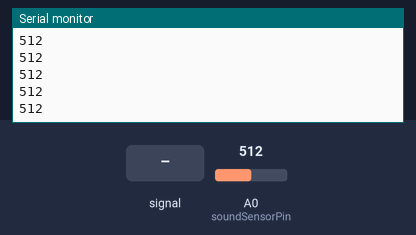
This sketch was run on a simulated Arduino Uno, built with avr-gcc and run on an emulated ATmega328P. Shown: the last lines printed to the serial monitor. The test bench sets the inputs (shaded band); at power-on: A0 (soundSensorPin) = 512.

Above: at 1.2 s.
1.3 s: A0 (soundSensorPin) fed a 200 Hz sine of ±81 counts around its level
At 1.31 s:
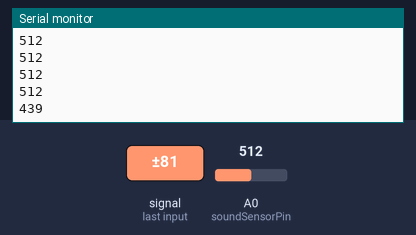
2.8 s: A0 (soundSensorPin) set to 716
At 2.81 s:
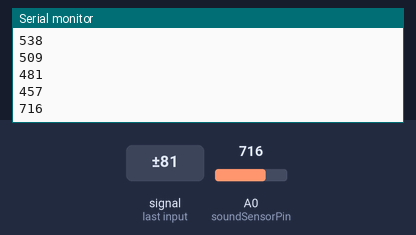
4.3 s: A0 (soundSensorPin) fed a 1000 Hz sine of ±255 counts around its level
At 4.32 s:
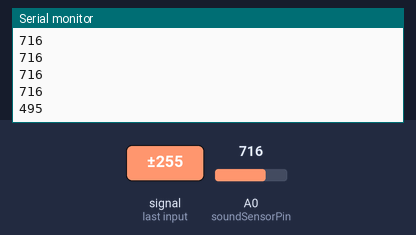
5.8 s: A0 (soundSensorPin) set to 900
At 5.82 s:
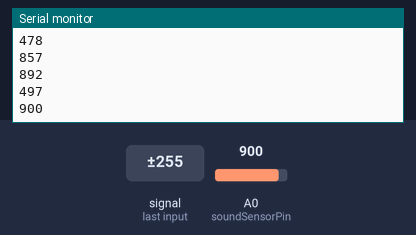
Timing chart, 0 to 8.3 s (numbered marks = the images above; inputs shaded):
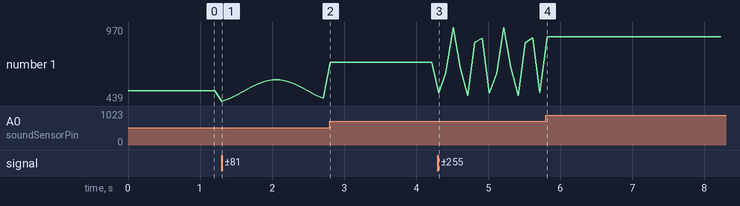

Measured:
- after the input at 1.3 s, the serial monitor: prints a new line at once (image 1)
- after the input at 2.8 s, the serial monitor: prints a new line at once (image 2)
- after the input at 4.3 s, the serial monitor: prints a new line at once (image 3)
- after the input at 5.8 s, the serial monitor: prints a new line at once (image 4)
- plotted number 1: 512 → 457 after the input at 1.3 s, 457 → 716 after the input at 2.8 s, 716 → 497 after the input at 4.3 s, 497 → 900 after the input at 5.8 s

The sketch:

Sound.ino
```cpp
int soundSensorPin = A0; // Define the sound sensor pin
int soundSensorValue; // Define the sound sensor value variable

void setup() {
  Serial.begin(9600); // Start serial communication
}

void loop() {
  soundSensorValue = analogRead(soundSensorPin); // Read the sound sensor value
  Serial.println(soundSensorValue); // Print the sound sensor value to the serial monitor
  delay(100); // Wait for 100ms before reading again
}
```
